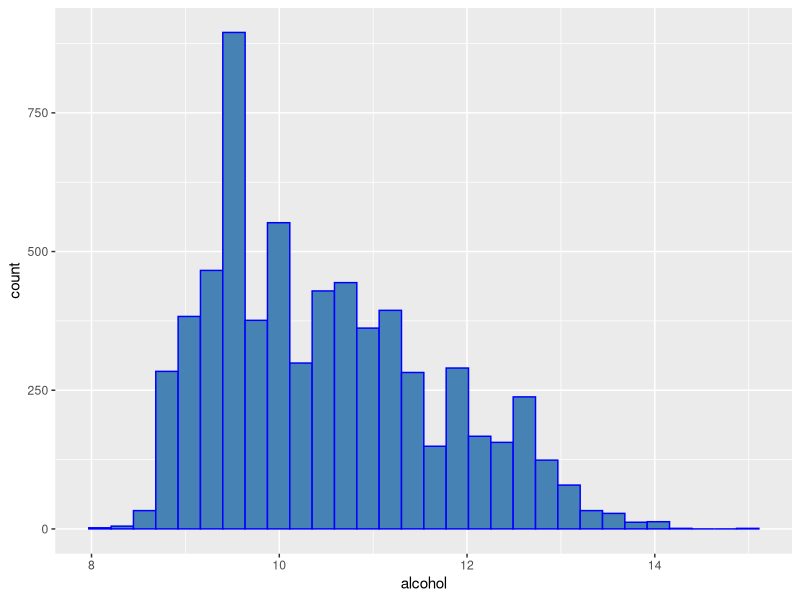
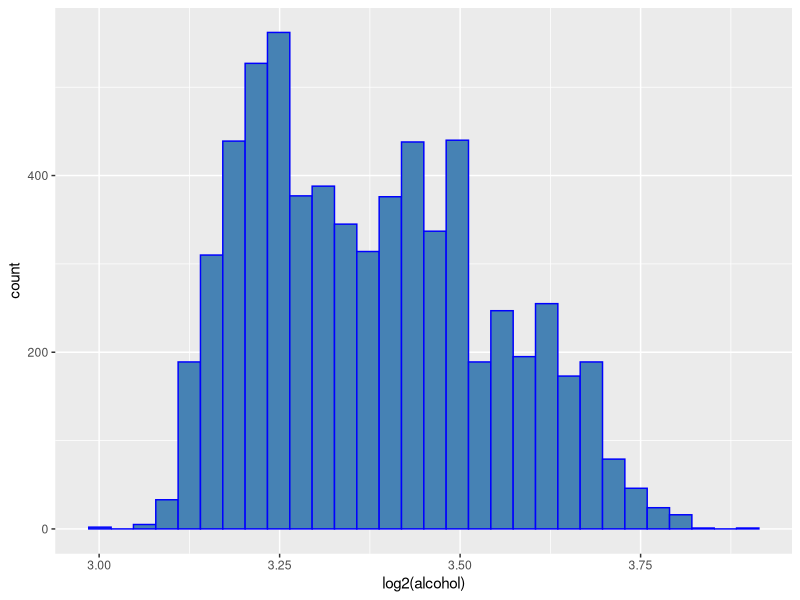
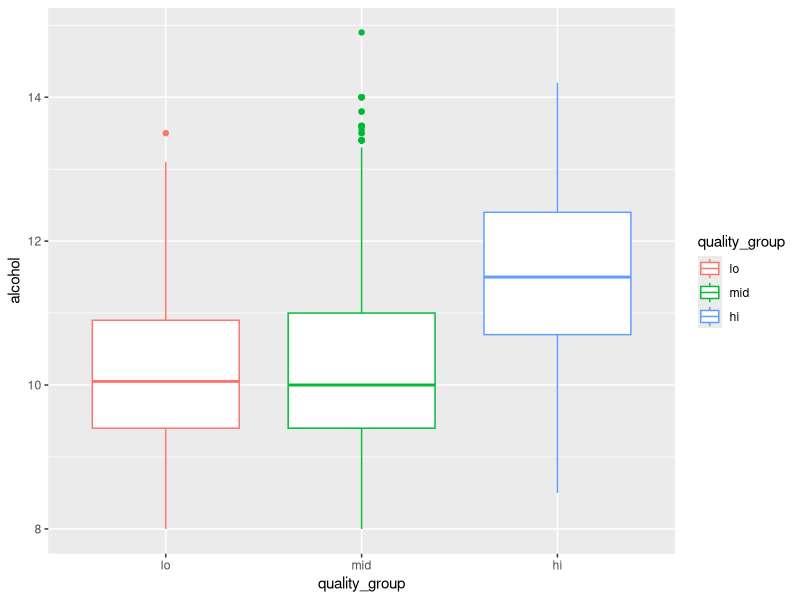

The R script that drew these images, in order:
## ---- chunk 1
knitr::opts_chunk$set(echo = TRUE)
library(tidyverse)
library(ggplot2)
library(corrplot)
library(gridExtra)
## ---- chunk 2
merged <- read_csv("winequality_all.csv")
merged$red <- as.factor(merged$red )
fulldf <- merged %>% mutate(quality_group = cut(quality, breaks = c(0,4,6,10),labels=c("lo", "mid", "hi"))) 
data <- fulldf

## ---- chunk 3
#  summary(fulldf$alcohol)
fulldf %>% ggplot(aes(alcohol)) + 
  geom_histogram( color = "blue",fill = "steelblue")
  # fulldf %>% ggplot(aes(alcohol)) + 
  # geom_histogram( color = "black") + facet_wrap(.~red, labeller = labeller(red = 
  #   c("0" = "White Wine",
  #     "1" = "Red Wine")
  # )) 
## ---- chunk 4
  fulldf %>% ggplot(aes(log2(alcohol))) + 
  geom_histogram( color = "blue",fill = "steelblue") 
# + facet_wrap(.~red, labeller = labeller(red = 
#     c("0" = "White Wine",
#       "1" = "Red Wine")
#   )) 
## ---- chunk 5
ggplot(data = fulldf, aes(x = quality_group, y = alcohol, color = quality_group)) +
  geom_boxplot()
